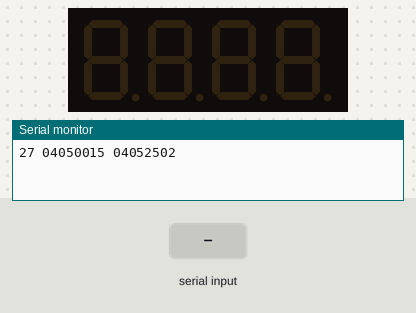
Simulated run of this sketch. Board: Arduino Uno, built with avr-gcc and run on an emulated ATmega328P. Shown: 4-digit seven-segment display, the last lines printed to the serial monitor. The inputs (shaded band) are chosen by the test bench.

Above: at 1.2 s.
1.3 s: "90,45\n" received over Serial
At 2.5 s:
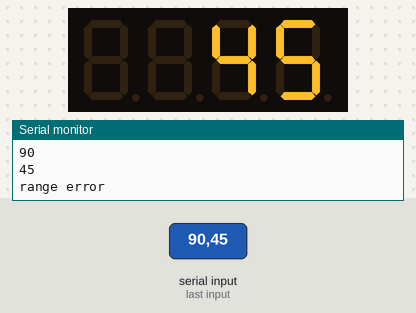
2.8 s: "30,150\n" received over Serial
At 3.9 s:
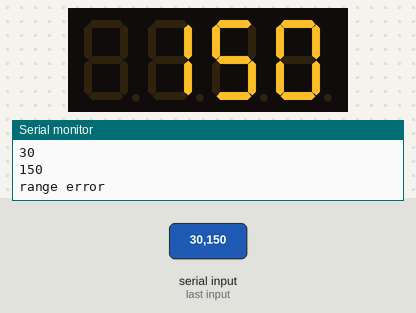
Timing chart, 0 to 5.8 s (numbered marks = the images above; inputs shaded):
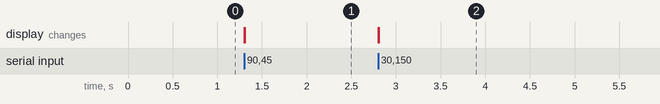

The sketch:

test1.ino
```cpp
#include "SevSeg.h"
SevSeg sevseg;

void setup() {
  Serial.begin(9600);
  Serial.println("27 04050015 04052502");
  byte numDigits = 4;
  byte digitPins[] = {5, 4, 3, 2};
  byte segmentPins[] = {6, 7, 8, 9, 10, 11, 12, 13};
  sevseg.begin(COMMON_CATHODE, numDigits,digitPins,segmentPins);
}
void loop() {
  int i;
  if(Serial.available())
  {
      i=Serial.parseInt();
      if(i<=9999 && i>0)
       {
          Serial.println(i);
          sevseg.setNumber(i);
          sevseg.refreshDisplay();
        }
      else
        {
          Serial.println("range error");
        }
  }
    else
      {
  sevseg.refreshDisplay();

  }
}
```

Measured:
- after the input at 1.3 s, the display: first changes at once (image 1 shows a later state)
- after the input at 2.8 s, the display: first changes at once (image 2 shows a later state)
